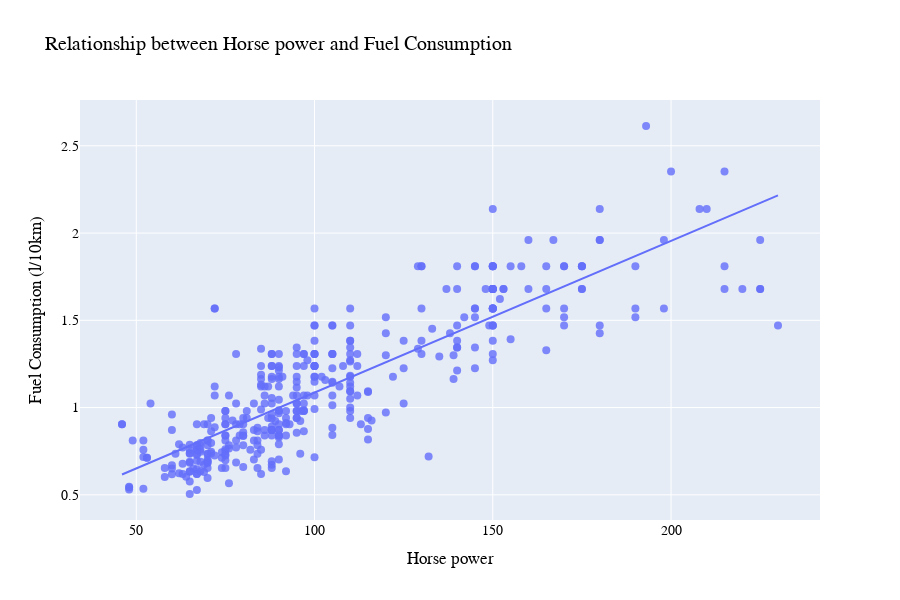

Notebook code for this chart:
### Markdown cell above
At first glance, this seems to be correlating well globally, with no weird clusters or such.  

But how about the relation to horse powers?

### Code cell
# Plot the relationship between horse power and fuel consumption 
fig = px.scatter(cars, x="horsepower", y="l/10km", trendline="ols", title="Relationship between Horse power and Fuel Consumption")
fig.update_traces(marker=dict(size=8, opacity=0.8))
fig.update_layout(
    xaxis_title="Horse power",
    yaxis_title="Fuel Consumption (l/10km)",
    font=dict(
        family="Arial",
        size=14,
        color="black"
    ),
    height=600
)
fig.show()

### Figure 1 — Plotly figure (JSON) as saved in the notebook; plotly's stock layout.template omitted (floating-point values rounded to 4 significant figures; data arrays with more than 128 entries replaced by an {"elided": "..."} marker saying what was removed)
{"data": [{"hovertemplate": "horsepower=%{x}<br>l/10km=%{y}<extra></extra>", "legendgroup": "", "marker": {"color": "#636efa", "opacity": 0.8, "size": 8, "symbol": "circle"}, "mode": "markers", "name": "", "orientation": "v", "showlegend": false, "type": "scatter", "x": {"elided": "392 int values"}, "xaxis": "x", "y": {"elided": "392 float values"}, "yaxis": "y"}, {"hovertemplate": "<b>OLS trendline</b><br>l/10km = 0.00869184 * horsepower + 0.216824<br>R<sup>2</sup>=0.730698<br><br>horsepower=%{x}<br>l/10km=%{y} <b>(trend)</b><extra></extra>", "legendgroup": "", "marker": {"color": "#636efa", "opacity": 0.8, "size": 8, "symbol": "circle"}, "mode": "lines", "name": "", "showlegend": false, "type": "scatter", "x": {"elided": "392 int values"}, "xaxis": "x", "y": {"elided": "392 float values"}, "yaxis": "y"}], "layout": {"font": {"color": "black", "family": "Arial", "size": 14}, "height": 600, "legend": {"tracegroupgap": 0}, "title": {"text": "Relationship between Horse power and Fuel Consumption"}, "xaxis": {"anchor": "y", "domain": [0, 1], "title": {"text": "Horse power"}}, "yaxis": {"anchor": "x", "domain": [0, 1], "title": {"text": "Fuel Consumption (l/10km)"}}}}
